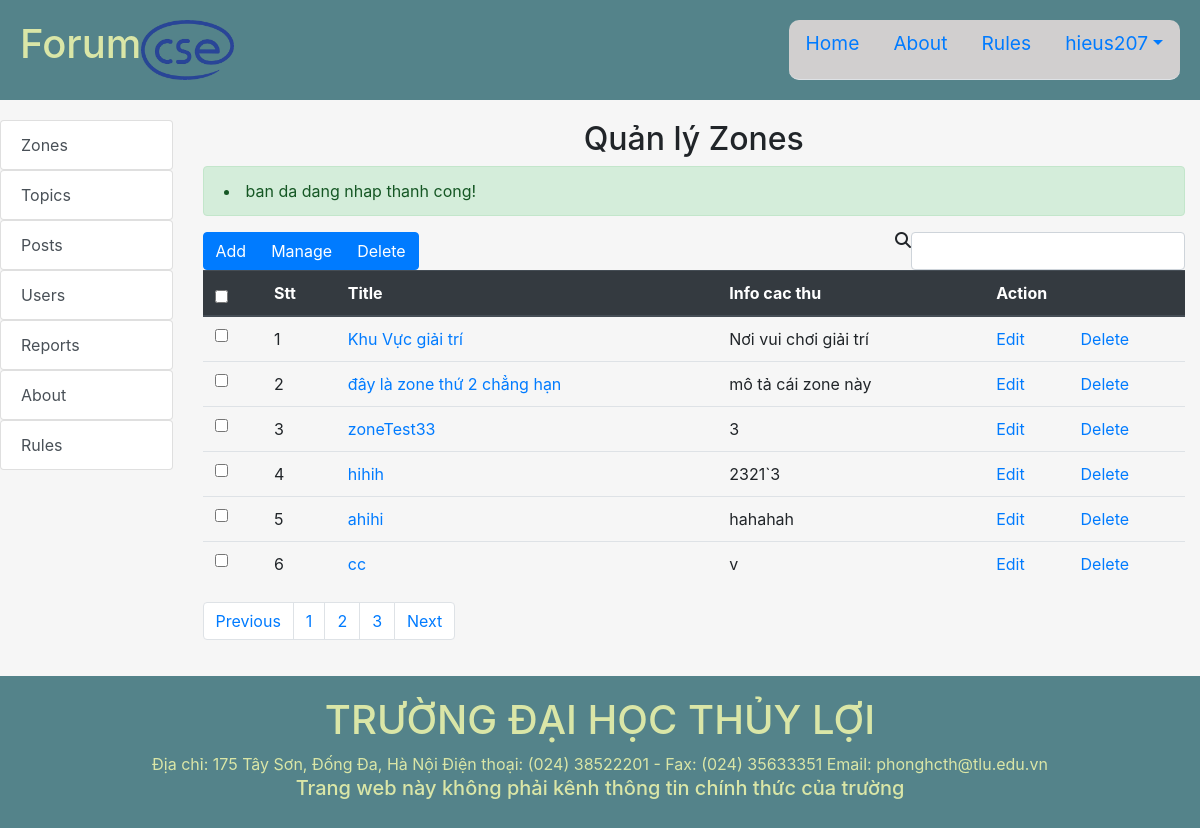
The app's page /Forum/index.php?controller=admin&action=index (signed in), older data.
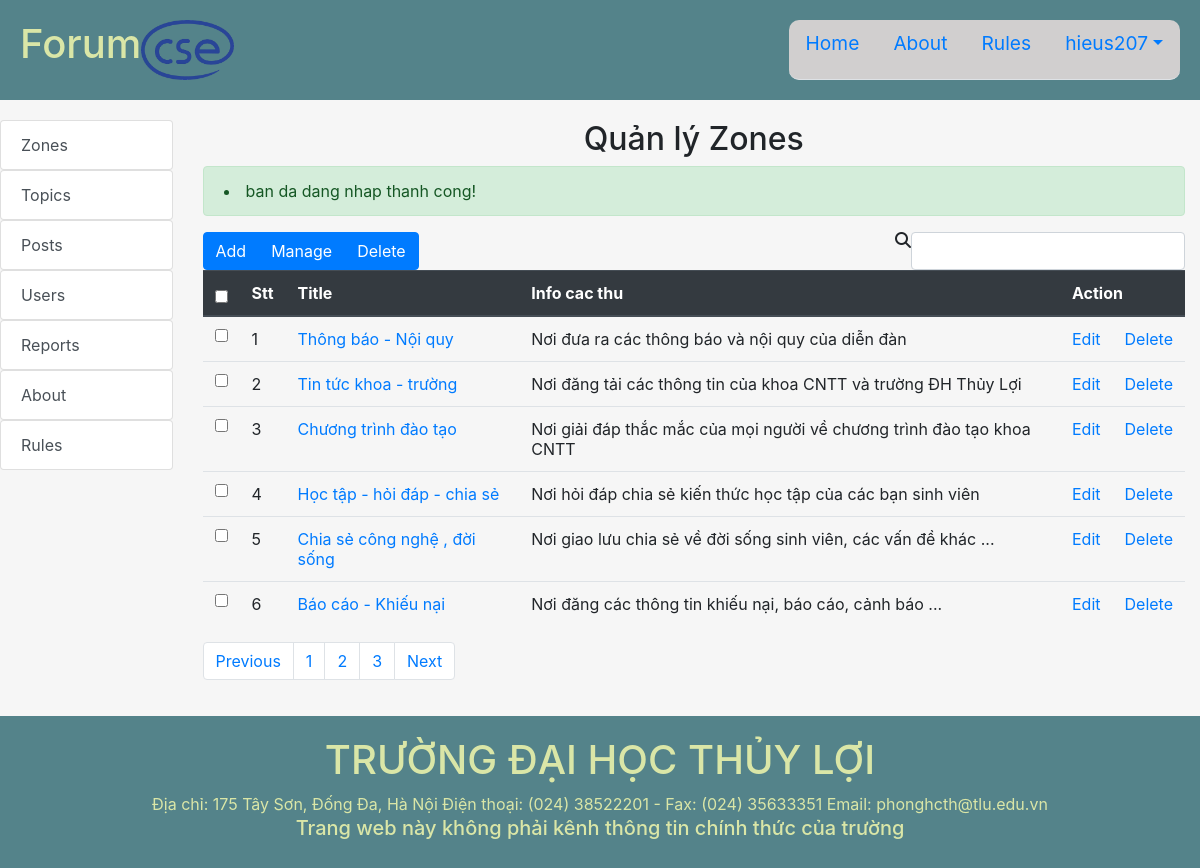
The same page, newer data.
### tables this page shows
CREATE TABLE `zones` (
  `zone_id` int(11) NOT NULL,
  `title` varchar(255) NOT NULL,
  `description` varchar(255) NOT NULL
);

### Forum/controllers/AdminCTL.php (called while the page is built, shortened)
<?php
require_once 'models/ZoneModel.php';
require_once 'controllers/ParentCTL.php';
class AdminCTL extends ParentCTL
{
  public function index()
  {
    global $URL;
    $zoneModel2 = new ZoneModel();
    $zones = $zoneModel2->selectAll();
    require_once 'views/admin/dashboard.php';
  }
}
?>

### Forum/index.php (called while the page is built, shortened)
<?php
$action = isset($_GET['action']) ? $_GET['action'] : 'index';
$object = new $controller;
$object->$action();
?>

### Forum/path.php (called while the page is built, shortened)
<?php
    $BASE_URL="http://localhost:8080/Forum";
    $URL="http://localhost:8080/Forum/index.php?controller="
?>

### Forum/models/model.php (called while the page is built, shortened)
<?php
    require_once("path.php");
    function openConnect(){
        $conn=mysqli_connect(HOST,USER,PASS,DB);
        return $conn;
    }
?>

### Forum/models/ZoneModel.php (called while the page is built, shortened)
<?php
    require_once("model.php");
    class ZoneModel{
        public $connection;
        function ZoneModel($title='',$description=''){
            $this->connection=openConnect();
        }
        function selectAll($data=""){
            $sql="SELECT * FROM ". self::TABLE;
            $rs=mysqli_query($this->connection,$sql);
            $result=mysqli_fetch_all($rs,MYSQLI_ASSOC);
            return $result;
        }
    }
?>

### Forum/views/admin/dashboard.php (the view, shortened to what this page needs)
<?php include_once("path.php");
global $ROOT_PATH; ?>
<link rel="stylesheet" href="assets/css/admin.css">
<?php include($ROOT_PATH."/includes/headerp1.php");?>
<?php include($ROOT_PATH."/includes/headerp2.php");?>
<?php include($ROOT_PATH."/includes/admin_headerp3.php");?>
              <div class="col-md-10">
                    <h2 class="text-center">Quản lý Zones</h2>
                    <?php include($ROOT_PATH . "/supports/message.php");?>
                    <div class="list-posted">
                    <form action="<?php echo $URL."admin&action=zones_index";?>" method="post">
                        <div class="btn-group float float-left" role="group" aria-label="">
                            <a class="btn btn-primary" href="<?php echo $URL."admin&action=add_zone"?>" role="button">Add</a>
                            <button type="submit" class="btn btn-primary">Manage</button>
                            <button type="submit" class="btn btn-primary" name="del_zone" onclick="return confirm('Bạn có chắc muốn xóa những zone đã chọn?')">Delete</button>
                        </div>
                        <div class="d-flex float float-right">
                            <i class="fa fa-search" aria-hidden="true"></i>
                            <input type="text" class="form-control" name="" id="" aria-describedby="helpId" placeholder="">
                        </div>
                        <table class="table">
                            <thead class="thead-dark">
                                <tr>
                                    <th>
                                    <input type="checkbox" name="" id="">
                                    </th>
                                    <th>Stt</th>
                                    <th>Title</th>
                                    <th>Info cac thu</th>
                                    <th colspan="2">Action</th>
                                </tr>
                            </thead>
                            <tbody>
                                <?php foreach ($zones as $key=>$zone):?>
                                    <tr>
                                        <td scope="row">
                                            <input type="checkbox" name="z_id[]" value="<?php echo $zone['zone_id'];?>">
                                            </td>
                                        <td><?php echo $key+1;?></td>
                                        <td><a href="<?php echo $URL."admin&action=view_z&z_id=".$zone['zone_id'];?>"><?php echo $zone['title'];?></a></td>
                                        <td><?php echo $zone['description'];?></td>
                                        <td><a href="<?php echo $URL."admin&action=edit_zone&z_id=".$zone['zone_id'];?>">Edit</a></td>
                                        <td><a href="<?php echo $URL."admin&action=del_z&z_id=".$zone['zone_id'];?>" onclick="return confirm('Bạn có chắc muốn xóa zone này?')">Delete</a></td>
                                    </tr>
                                <?php endforeach;?>
                            </tbody>
                        </table>
                    </form>
                        <nav aria-label="Page navigation">
                        <ul class="pagination">
                            <li class="page-item"><a class="page-link" href="#">Previous</a></li>
                            <li class="page-item"><a class="page-link" href="#">1</a></li>
                            <li class="page-item"><a class="page-link" href="#">2</a></li>
                            <li class="page-item"><a class="page-link" href="#">3</a></li>
                            <li class="page-item"><a class="page-link" href="#">Next</a></li>
                        </ul>
                        </nav>
                    </div>
                </div>
            </div>
        </div>
    </div>
<?php include($ROOT_PATH."/includes/footer.php");?>

### Forum/includes/headerp1.php (shortened to what this page needs)
<!doctype html>
<html lang="en">
  <head>
    <link rel="stylesheet" href="https://stackpath.bootstrapcdn.com/bootstrap/4.3.1/css/bootstrap.min.css">
    <link rel="stylesheet" href="assets/css/style.css">

### Forum/includes/headerp2.php (shortened to what this page needs)
<?php include_once("path.php");
global $BASE_URL;
global $URL; ?>
</head>
  <body>
        <header>
            <img src="<?php echo $BASE_URL."/assets/images/logo.png"?>" height="60px">
            <h1 class="logo">Forum</h1>
            <ul class="nav nav-tabs" id="navId">
                <li class="nav-item">
                    <a href="<?php echo $BASE_URL."/index.php";?>" class="nav-link">Home</a>
                </li>
                <li class="nav-item">
                    <a href="<?php echo $URL."parent&action=about";?>" class="nav-link">About</a>
                </li>
                <li class="nav-item">
                    <a href="<?php echo $URL."parent&action=rules";?>" class="nav-link">Rules</a>
                </li>
                <?php if(isset($_SESSION['id'])):?>
                <li class="nav-item dropdown">
                <a class="nav-link dropdown-toggle" data-toggle="dropdown" href="#" role="button" aria-haspopup="true" aria-expanded="false"><?php echo $_SESSION['username'];?></a>
                </li>
                <?php endif;?>
            </ul>
        </header>

### Forum/includes/admin_headerp3.php
<div class="page-wrapper">
        <div class="main-page container-md">
            <div class="row">
                <div class="col-md-2">
                    <div class="user-content">
                        <div class="list-group">
                            <ul>
                                <li><a href="<?php echo $URL."admin&action=index" ;?>" class="list-group-item list-group-item-action ">Zones</a></li>
                                <li><a href="<?php echo $URL."admin&action=topics_index" ;?>" class="list-group-item list-group-item-action ">Topics</a></li>
                                <li><a href="<?php echo $URL."admin&action=posts_index" ;?>" class="list-group-item list-group-item-action ">Posts</a></li>
                                <li><a href="<?php echo $URL."admin&action=users_index" ;?>" class="list-group-item list-group-item-action ">Users</a></li>
                                <li><a href="<?php echo $URL."admin&action=reports_index" ;?>" class="list-group-item list-group-item-action ">Reports</a></li>
                                <li><a href="<?php echo $URL."admin&action=about" ;?>" class="list-group-item list-group-item-action ">About</a></li>
                                <li><a href="<?php echo $URL."admin&action=rules" ;?>" class="list-group-item list-group-item-action ">Rules</a></li>
                            </ul>
                        </div>
                    </div>
                </div>

### Forum/supports/message.php (shortened to what this page needs)
<?php if(isset($_SESSION['message'])): ?>
<div class="alert alert-success" role="alert">
<li><?php echo $_SESSION['message']; ?></li>
</div>
<?php endif; ?>

### Forum/includes/footer.php (shortened to what this page needs)
    <footer class="footer-page">
          <div class="text-center footer-content">
            <h1>TRƯỜNG ĐẠI HỌC THỦY LỢI</h1>
            <div>Địa chỉ: 175 Tây Sơn, Đống Đa, Hà Nội
            Điện thoại: (024) 38522201 - Fax: (024) 35633351
            Email: phonghcth@tlu.edu.vn
            </div>
            <h5>Trang web này không phải kênh thông tin chính thức của trường</h5>
          </div>
    </footer>
  </body>
</html>

### Forum/assets/css/admin.css (style rules this page uses)
.list-group>ul { list-style: none; padding-left: 0px; }
.main-page { padding-right: 15px; }

### Forum/assets/css/style.css (style rules this page uses)
html,body { padding:0; margin:0; height: 100%; background:#f6f6f6; }
* { box-sizing: border-box; }
header { padding: 20px; background-color: #54838a; }
header .logo { float: left; color:#dae6a7; }
header .nav { background-color: #d1cfcf; float: right; height: 60px; border-radius: 10px; font-size: 1.2em; }
header .nav .nav-item a { height: 100%; }
.page-wrapper { min-height: calc(100% - 292px); }
.main-page { margin-top: 20px; width: 100%; }
.footer-page { margin-top: 20px; padding: 20px; background-color: #54838a; min-height: 70px auto; }
.footer-content { color:#dae6a7; }

Row changes from the older to the newer data that the page shows:
removed zones: title "Khu Vực giải trí", description "Nơi vui chơi giải trí"
removed zones: title "đây là zone thứ 2 chẳng hạn", description "mô tả cái zone này"
removed zones: title "zoneTest33", description "3"
removed zones: title "hihih", description "2321`3"
removed zones: title "ahihi", description "hahahah"
removed zones: title "cc", description "v"
added zones: title "Thông báo - Nội quy", description "Nơi đưa ra các thông báo và nội quy của diễn đàn"
added zones: title "Tin tức khoa - trường", description "Nơi đăng tải các thông tin của khoa CNTT và trường ĐH Thủy Lợi"
added zones: title "Chương trình đào tạo", description "Nơi giải đáp thắc mắc của mọi người về chương trình đào tạo khoa CNTT"
added zones: title "Học tập - hỏi đáp - chia sẻ", description "Nơi hỏi đáp chia sẻ kiến thức học tập của các bạn sinh viên"
added zones: title "Chia sẻ công nghệ , đời sống", description "Nơi giao lưu chia sẻ về đời sống sinh viên, các vấn đề khác ..."
added zones: title "Báo cáo - Khiếu nại", description "Nơi đăng các thông tin khiếu nại, báo cáo, cảnh báo ..."
